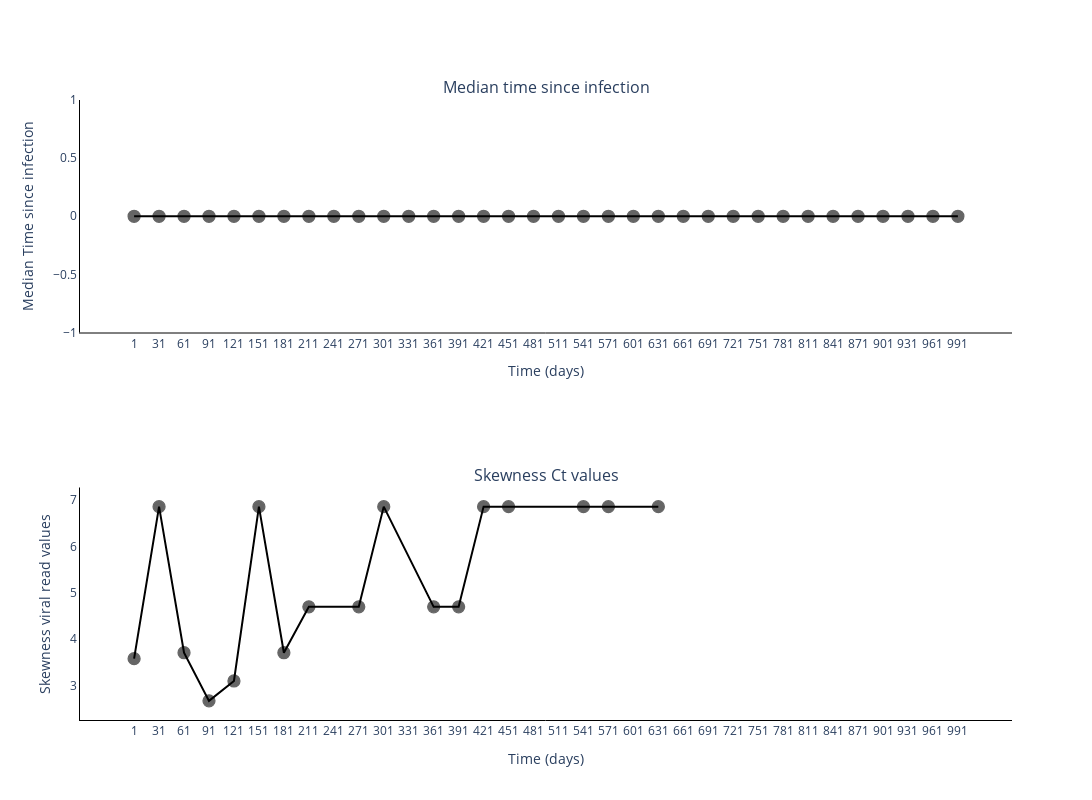

This figure's notebook cell:
### Markdown cell above
### Plot skenewss and median

### Code cell
fig = go.Figure()
fig = make_subplots(rows=2, cols=1, subplot_titles=('Median time since infection', 'Skewness Ct values'))

median_ti = []

for ti in time_since_infec[0]:
    median_ti.append(np.median(ti))


fig.add_trace(
    go.Scatter(
        y=median_ti,
        x=sample_points,
        mode='lines+markers',
        connectgaps=True,
        name='Median times',
        marker_line=dict(width=1.25, color='black'),
        marker_opacity=0.6,
        marker_size=12,
        line_color='black',
        showlegend=False,
    ),
    row=1,
    col=1
)

fig.add_trace(
    go.Scatter(
        y=skews,
        x=sample_points,
        mode='lines+markers',
        connectgaps=True,
        name='Skewness viral read values',
        marker_line=dict(width=1.25, color='black'),
        marker_opacity=0.6,
        marker_size=12,
        line_color='black',
        showlegend=False,
    ),
    row=2,
    col=1
)

# Add axis labels
fig.update_layout(
    width=1100, 
    height=800,
    plot_bgcolor='white',
    xaxis=dict(
        linecolor='black',
        tickvals=sample_points.tolist(),
        title = 'Time (days)'
        ),
    yaxis=dict(
        linecolor='black',
        title = 'Median Time since infection'),
    xaxis2=dict(
        linecolor='black',
        tickvals=sample_points.tolist(),
        title = 'Time (days)'
        ),
    yaxis2=dict(
        linecolor='black',
        title = 'Skewness viral read values')
    #legend=dict(
    #    orientation="h",
    #    yanchor="bottom",
    #    y=1.02,
    #    xanchor="right",
    #    x=1
    #)
    )

fig.write_image('images/Median_vs_Skewness-HPV.pdf')
fig.show()

### Figure 1 — Plotly figure (JSON) as saved in the notebook; plotly's stock layout.template omitted (floating-point values rounded to 4 significant figures)
{"data": [{"connectgaps": true, "line": {"color": "black"}, "marker": {"line": {"color": "black", "width": 1.25}, "opacity": 0.6, "size": 12}, "mode": "lines+markers", "name": "Median times", "showlegend": false, "type": "scatter", "x": [1, 31, 61, 91, 121, 151, 181, 211, 241, 271, 301, 331, 361, 391, 421, 451, 481, 511, 541, 571, 601, 631, 661, 691, 721, 751, 781, 811, 841, 871, 901, 931, 961, 991], "xaxis": "x", "y": [0, 0, 0, 0, 0, 0, 0, 0, 0, 0, 0, 0, 0, 0, 0, 0, 0, 0, 0, 0, 0, 0, 0, 0, 0, 0, 0, 0, 0, 0, 0, 0, 0, 0], "yaxis": "y"}, {"connectgaps": true, "line": {"color": "black"}, "marker": {"line": {"color": "black", "width": 1.25}, "opacity": 0.6, "size": 12}, "mode": "lines+markers", "name": "Skewness viral read values", "showlegend": false, "type": "scatter", "x": [1, 31, 61, 91, 121, 151, 181, 211, 241, 271, 301, 331, 361, 391, 421, 451, 481, 511, 541, 571, 601, 631, 661, 691, 721, 751, 781, 811, 841, 871, 901, 931, 961, 991], "xaxis": "x2", "y": [3.578, 6.857, 3.705, 2.667, 3.096, 6.857, 3.705, 4.695, NaN, 4.695, 6.857, NaN, 4.695, 4.695, 6.857, 6.857, NaN, NaN, 6.857, 6.857, NaN, 6.857, NaN, NaN, NaN, NaN, NaN, NaN, NaN, NaN, NaN, NaN, NaN, NaN], "yaxis": "y2"}], "layout": {"annotations": [{"font": {"size": 16}, "showarrow": false, "text": "Median time since infection", "x": 0.5, "xanchor": "center", "xref": "paper", "y": 1, "yanchor": "bottom", "yref": "paper"}, {"font": {"size": 16}, "showarrow": false, "text": "Skewness Ct values", "x": 0.5, "xanchor": "center", "xref": "paper", "y": 0.375, "yanchor": "bottom", "yref": "paper"}], "height": 800, "plot_bgcolor": "white", "width": 1100, "xaxis": {"anchor": "y", "domain": [0, 1], "linecolor": "black", "tickvals": [1, 31, 61, 91, 121, 151, 181, 211, 241, 271, 301, 331, 361, 391, 421, 451, 481, 511, 541, 571, 601, 631, 661, 691, 721, 751, 781, 811, 841, 871, 901, 931, 961, 991], "title": {"text": "Time (days)"}}, "xaxis2": {"anchor": "y2", "domain": [0, 1], "linecolor": "black", "tickvals": [1, 31, 61, 91, 121, 151, 181, 211, 241, 271, 301, 331, 361, 391, 421, 451, 481, 511, 541, 571, 601, 631, 661, 691, 721, 751, 781, 811, 841, 871, 901, 931, 961, 991], "title": {"text": "Time (days)"}}, "yaxis": {"anchor": "x", "domain": [0.625, 1], "linecolor": "black", "title": {"text": "Median Time since infection"}}, "yaxis2": {"anchor": "x2", "domain": [0, 0.375], "linecolor": "black", "title": {"text": "Skewness viral read values"}}}}
